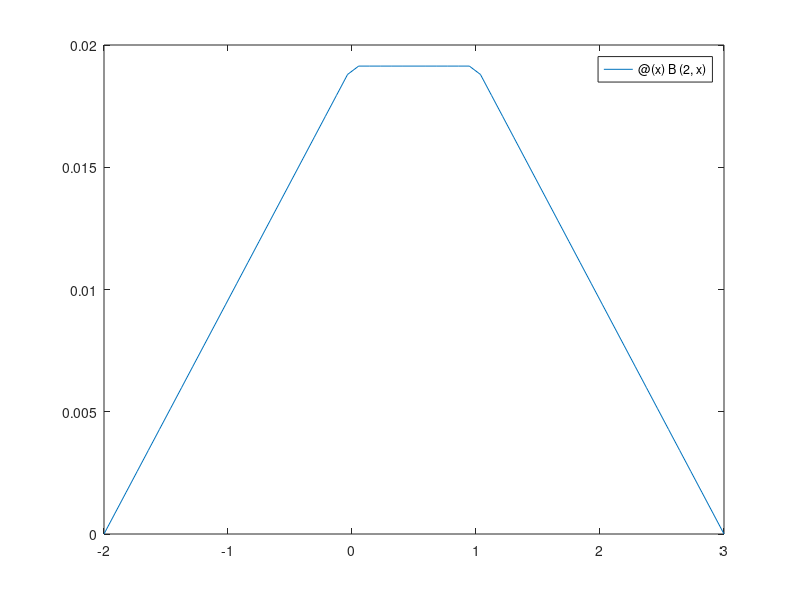

The MATLAB source for this figure:
function POCDeadlineCBF

I=[0,1];
vmax=1;
%ezplot(@(x) dInterval(x,I))
h=@(t,x) t-dInterval(x,I)/vmax;
%fplot(@(x) h(2,x))

B=@(t,x) 1/h(t,x);
fplot(@(x) B(2,x),[-2 3])


%distance from an interval
function d=dInterval(x,I)
d=max(0,x-max(I))+max(0,min(I)-x);

